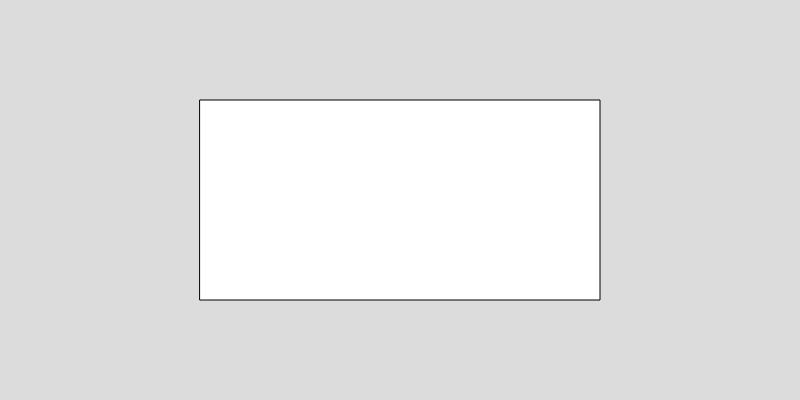
Frame 1 (no input)
Frame 60 (no input): identical to frame 1, image omitted
Frame 120 (the mouse pressed at the canvas centre since frame 60): identical to frame 1, image omitted

The p5.js sketch that drew this single still picture (run headless with seeded random() and noise() and a simulated clock; from frame 60 on, the mouse is pressed at the canvas centre):

// p5.js sketch
// ── sketch.js
function setup() {
  createCanvas(800, 400);
  x=width/2
  y=height/2
}

function draw() {
  background(220);
  rect (x/2,y/2,x,y)
}
